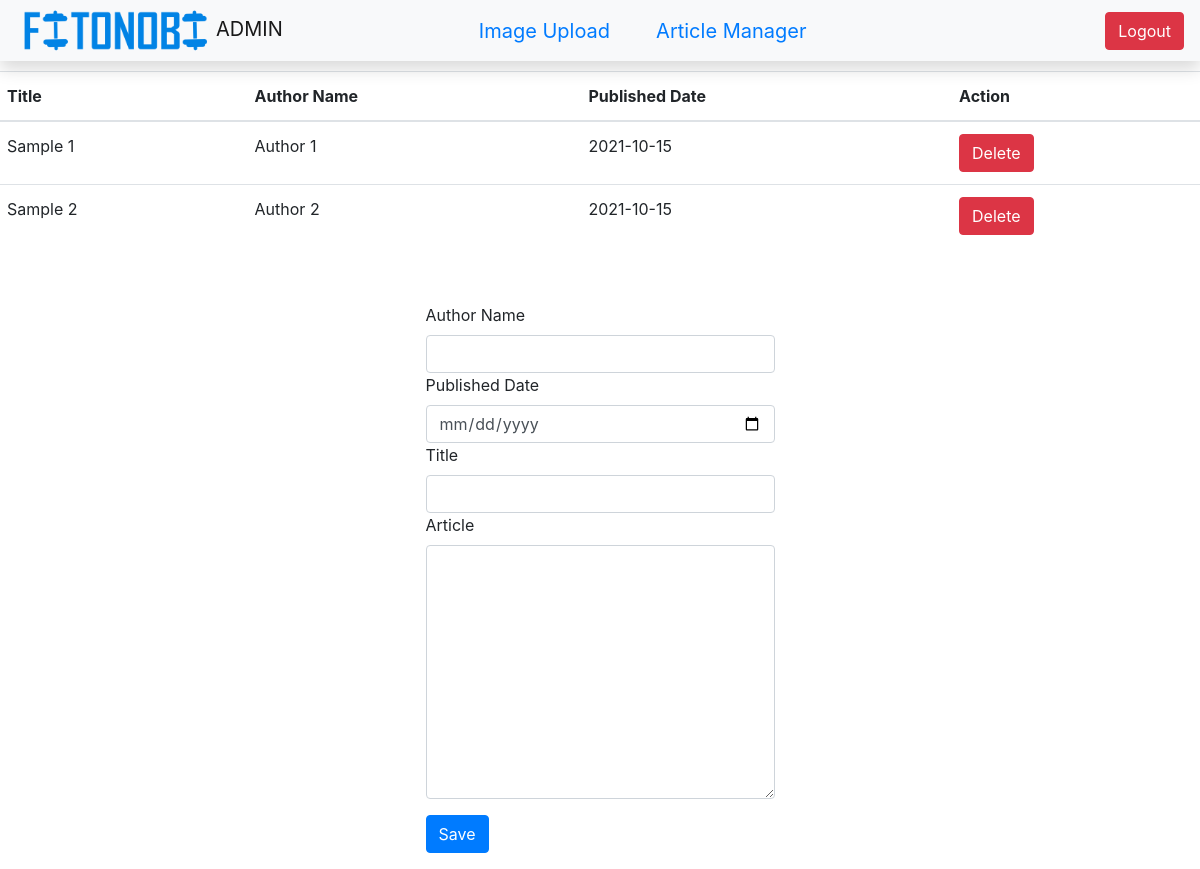
/AManager.php, run on the app's committed database.
### tables this page shows
CREATE TABLE `data` (
  `id` int(11) NOT NULL,
  `name` varchar(100) NOT NULL,
  `a_date` date NOT NULL,
  `article` longtext NOT NULL,
  `title` varchar(100) NOT NULL
);

### AManager.php (the view, shortened to what this page needs)
<?php
  require 'dashboardHeader.php';
?>
<?php
	$con = mysqli_connect("localhost","root","","fitonobi_database");
 $sql = "select * from data";
 $res = mysqli_query($con,$sql);
 ?>
 	<div style = "padding: 10px;"class="row justify-content-center">
 		<table class="table">
 			<thead>
 				<tr>
 					<th>Title</th>
 					<th>Author Name</th>
 					<th>Published Date</th>
 					<th colspan="2">Action</th>
 				</tr>
 			</thead>
 			<?php
     while($row=mysqli_fetch_assoc($res)) { ?>
         <tr>
         	<td><?php echo $row['title']; ?></td>
         	<td><?php echo $row['name']; ?></td>
         	<td><?php echo $row['a_date']; ?></td>
         	<td>
         		<a href="AManager.php?delete=<?php echo $row['id'];?>" class="btn btn-danger">Delete</a>
         	</td>
         </tr>
 <?php } ?>
 		</table>
 	</div>
<div class="row justify-content-center" style="margin-top: 30px;">
<form enctype="multipart/form-data" method="POST">
	<div class="form-group">
	<label>Author Name</label>
	<input type="text" class="form-control" name="name">
	<label>Published Date</label>
	<input type="date" class="form-control" name="a_date">
	<label>Title</label>
	<input type="text" class="form-control" name="title">
	<label>Article</label>
	<textarea type="text" class="form-control" rows="10" cols="30" name="article"></textarea>
	</div>
	<div class="form-group">
	<button type="submit" class="btn btn-primary" name="submit">Save</button>
	</div>
</form>
</div>

### data on the page
data: title "Sample 1", name "Author 1", a_date "2021-10-15"
data: title "Sample 2", name "Author 2", a_date "2021-10-15"
